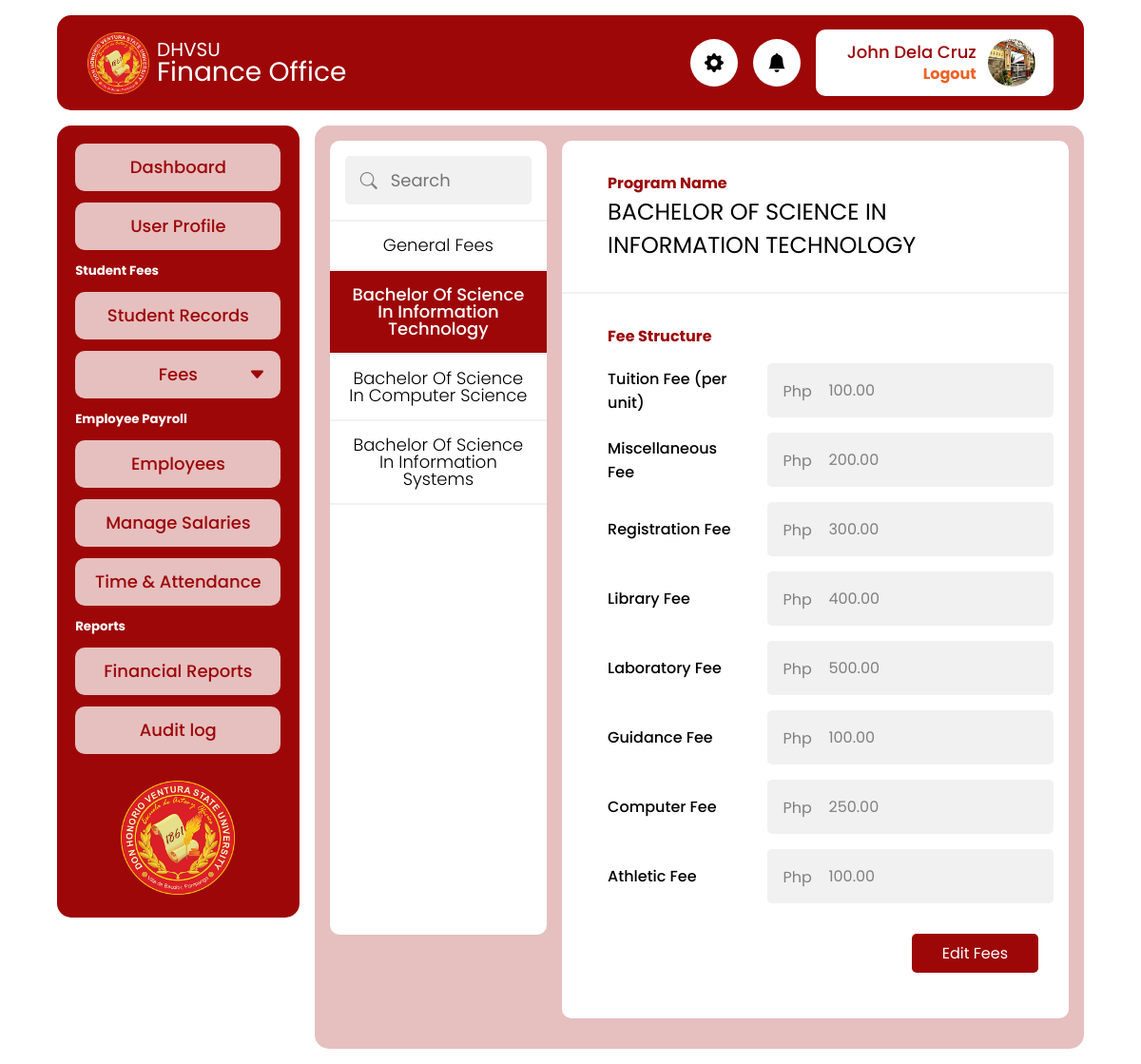
Before: /admin/program_fees.php?id=1 (signed in) with the older database file.
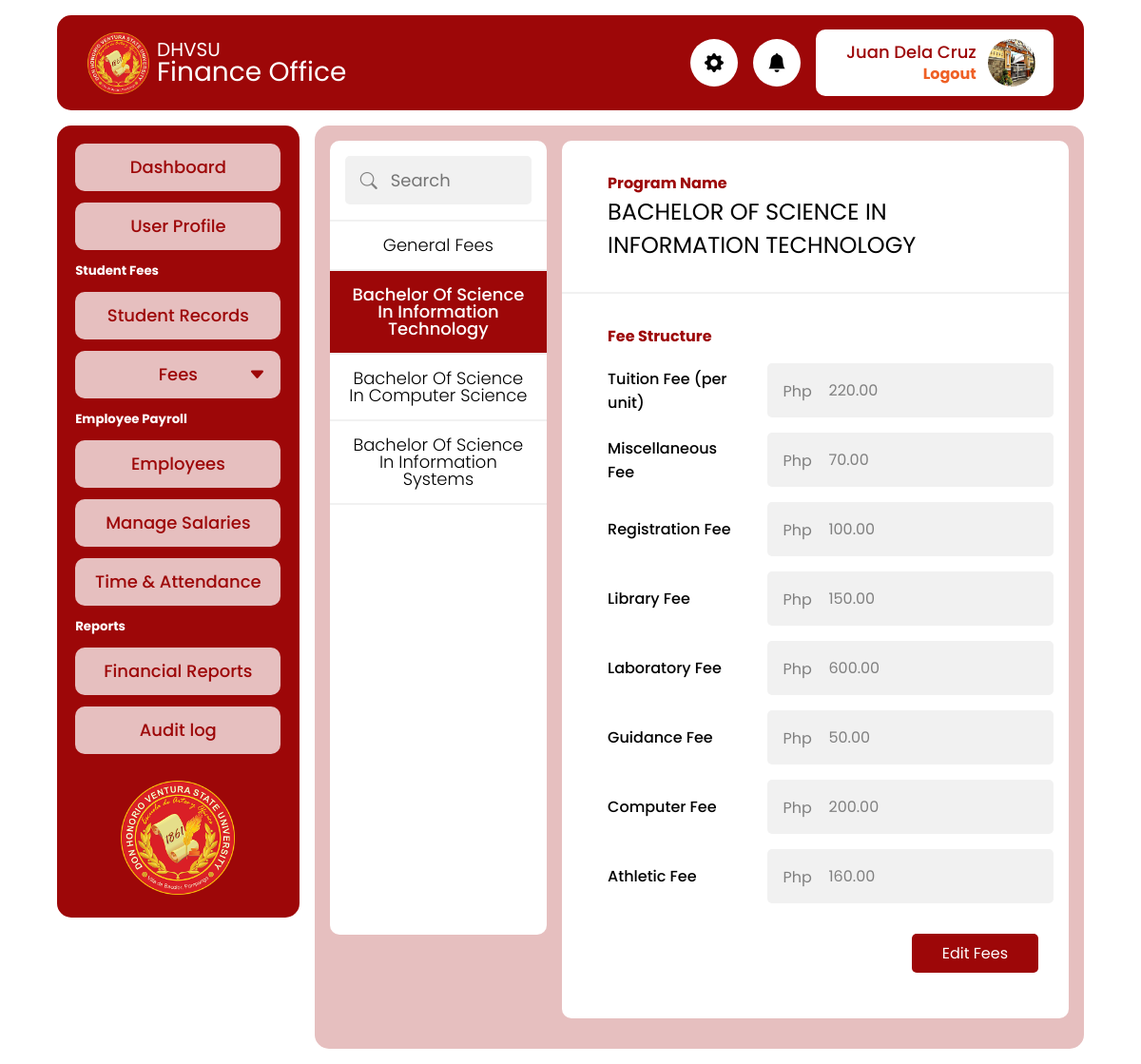
After: the same page with the newer database file.
### tables this page shows
CREATE TABLE `tbl_programs` (
  `id` int(11) NOT NULL,
  `program_name` varchar(255) NOT NULL,
  `program_desc` text NOT NULL,
  `updated_on` datetime NOT NULL DEFAULT current_timestamp() ON UPDATE current_timestamp()
);

CREATE TABLE `tbl_fee_struc` (
  `id` int(11) NOT NULL,
  `program_id` int(11) NOT NULL DEFAULT 0,
  `tuition_fee` decimal(15,2) NOT NULL DEFAULT 0.00,
  `misc_fee` decimal(15,2) NOT NULL DEFAULT 0.00,
  `registration_fee` decimal(15,2) NOT NULL DEFAULT 0.00,
  `library_fee` decimal(15,2) NOT NULL DEFAULT 0.00,
  `laboratory_fee` decimal(15,2) NOT NULL DEFAULT 0.00,
  `guidance_fee` decimal(15,2) NOT NULL DEFAULT 0.00,
  `computer_fee` decimal(15,2) NOT NULL DEFAULT 0.00,
  `athletic_fee` decimal(15,2) NOT NULL DEFAULT 0.00,
  `updated_on` datetime NOT NULL DEFAULT current_timestamp() ON UPDATE current_timestamp()
);

### app/util_func.php (called while the page is built, shortened)
<?php
function fetchAll(string $table, $pdo)
{
  $sql = "SELECT * FROM $table";
  $stmt = $pdo->query($sql);
  return ($stmt->rowCount() > 0) ? $stmt->fetchAll() : null;
}
function fetchItem(string $table, $id, $pdo)
{
  $sql = "SELECT * FROM $table WHERE id = ?";
  $stmt = $pdo->prepare($sql);
  $stmt->execute([$id]);
  return ($stmt->rowCount() > 0) ? $stmt->fetch() : null;
}

### app/fee_func.php (called while the page is built)
<?php
function fetchFeesOnProgram($program_id, $pdo)
{
  $sql = "SELECT * FROM tbl_fee_struc WHERE program_id = ?";
  $stmt = $pdo->prepare($sql);
  $stmt->execute([$program_id]);
  return ($stmt->rowCount() > 0) ? $stmt->fetch() : null;
}

### admin/program_fees.php (the view, shortened to what this page needs)
<?php
require_once './includes/header.php';
require_once '../app/fee_func.php';
$programs = fetchAll('tbl_programs', $pdo);
if (isset($_GET["id"])) {
  $item = fetchItem('tbl_programs', $_GET["id"], $pdo);
  $fees = fetchFeesOnProgram($_GET["id"], $pdo);
}
?>
<main>
  <div class="program-fees">
    <div class="card">
      <div class="card-header">
        <div class="input-with-icon">
          <input type="text" class="input-control search" placeholder="Search" id="program-search">
        </div>
      </div>
      <div class="">
        <ul class="card-list" id="program-list">
          <li>
            <a href="program_fees.php" class="<?php echo (!isset($_GET["id"])) ?  'active' : '' ?>">General Fees</a>
          </li>
          <?php
          foreach ($programs as $program) {
          ?>
            <li><a href='<?= "./program_fees.php?id=" . $program['id'] ?>' class="<?php echo ($_GET["id"] == $program['id']) ?  'active' : '' ?>">
                <?= ucwords(strtolower($program['program_name'])); ?>
              </a></li>
          <?php
          }
          ?>
        </ul>
      </div>
    </div>
    <?php if (isset($_GET["id"])) { ?>
      <div class="card">
        <div class="card-header">
          <div class="program-label">
            <p>Program Name</p>
            <h2><?= $item['program_name'] ?></h2>
          </div>
        </div>
        <div class="card-body">
          <div class="program-label">
            <p>Fee Structure</p>
          </div>
          <form action="../app/fee_update.php" method="post">
            <div class="input-list" id="input-list">
              <div class="fee">
                <label for="">Tuition Fee (per unit)</label>
                <div class="input-with-currency">
                  <div class="currency">Php</div>
                  <input type="number" placeholder="1.00" step="0.01" class="input-control gray" disabled value="<?= $fees['tuition_fee'] ?>" name="tuition_fee">
                </div>
              </div>
              <div class="fee">
                <label for="">Miscellaneous Fee</label>
                <div class="input-with-currency">
                  <div class="currency">Php</div>
                  <input type="number" placeholder="1.00" step="0.01" class="input-control gray" disabled value="<?= $fees['misc_fee'] ?>" name="misc_fee">
                </div>
              </div>
              <div class="fee">
                <label for="">Registration Fee</label>
                <div class="input-with-currency">
                  <div class="currency">Php</div>
                  <input type="number" placeholder="1.00" step="0.01" class="input-control gray" disabled value="<?= $fees['registration_fee'] ?>" name="registration_fee">
                </div>
              </div>
              <div class="fee">
                <label for="">Library Fee</label>
                <div class="input-with-currency">
                  <div class="currency">Php</div>
                  <input type="number" placeholder="1.00" step="0.01" class="input-control gray" disabled value="<?= $fees['library_fee'] ?>" name="library_fee">
                </div>
              </div>
              <div class="fee">
                <label for="">Laboratory Fee</label>
                <div class="input-with-currency">
                  <div class="currency">Php</div>
                  <input type="number" placeholder="1.00" step="0.01" class="input-control gray" disabled value="<?= $fees['laboratory_fee'] ?>" name="laboratory_fee">
                </div>
              </div>
              <div class="fee">
                <label for="">Guidance Fee</label>
                <div class="input-with-currency">
                  <div class="currency">Php</div>
                  <input type="number" placeholder="1.00" step="0.01" class="input-control gray" disabled value="<?= $fees['guidance_fee'] ?>" name="guidance_fee">
                </div>
              </div>
              <div class="fee">
                <label for="">Computer Fee</label>
                <div class="input-with-currency">
                  <div class="currency">Php</div>
                  <input type="number" placeholder="1.00" step="0.01" class="input-control gray" disabled value="<?= $fees['computer_fee'] ?>" name="computer_fee">
                </div>
              </div>
              <div class="fee">
                <label for="">Athletic Fee</label>
                <div class="input-with-currency">
                  <div class="currency">Php</div>
                  <input type="number" placeholder="1.00" step="0.01" class="input-control gray" disabled value="<?= $fees['athletic_fee'] ?>" name="athletic_fee">
                </div>
              </div>
            </div>
            <div class="edit-btn-group">
              <button type="button" class="btn" id="edit-btn">Edit Fees</button>
            </div>
          </form>
        </div>
      </div>
    <?php } ?>
  </div>
</main>
<?php
require_once  './includes/footer.php'
?>

### admin/includes/header.php (shortened to what this page needs)
<?php
require '../config.php';
require '../app/util_func.php';
?>
<!DOCTYPE html>
<html lang="en">
<head>
  <link rel="stylesheet" href="../css/style.css">
  <link rel="stylesheet" href="https://cdn.jsdelivr.net/npm/bootstrap-icons@1.10.3/font/bootstrap-icons.css">
</head>
<body>
  <header class="header">
    <a href="" class="brand">
      <img src="../icon.png" alt="" class="logo">
      <div class="site-name">
        <p class="school">DHVSU</p>
        <p class="office">Finance Office</p>
      </div>
    </a>
    <div class="header-icon">
      <i class="bi bi-gear-fill"></i>
    </div>
    <div class="header-icon">
      <i class="bi bi-bell-fill"></i>
    </div>
    <div class="header-user">
      <div class="user-account">
        <a href="profile.php" class="username">
          <p><?= $_SESSION["user"]["first_name"] . " " . $_SESSION["user"]["last_name"] ?></p>
        </a>
        <a href="./logout.php" class="logout">Logout</a>
      </div>
      <img srcset="<?= $_SESSION["user"]["profile_photo"] ?>" src="../assets/profile-placeholder.jpg" alt="" class="display-photo">
    </div>
  </header>
  <div class="container">
    <div class="sidebar">
      <ul>
        <li>
          <a class="nav-link" href="dashboard.php">
            Dashboard
          </a>
        </li>
        <li>
          <a class="nav-link" href="profile.php">
            User Profile
          </a>
        </li>
      </ul>
      <h5>Student Fees</h5>
      <ul>
        <li>
          <a class="nav-link" href="students.php">
            Student Records
          </a>
        </li>
        <li>
          <button type="button" class="nav-menu-btn" href="">
            <i class="bi bi-caret-down-fill"></i>Fees
          </button>
        </li>
      </ul>
      <h5>Employee Payroll</h5>
      <ul>
        <li>
          <a class="nav-link" href="">
            Employees
          </a>
        </li>
        <li>
          <a class="nav-link" href="">
            Manage Salaries
          </a>
        </li>
        <li>
          <a class="nav-link" href="">
            Time & Attendance
          </a>
        </li>
      </ul>
      <h5>Reports</h5>
      <ul>
        <li>
          <a class="nav-link" href="">
            Financial Reports
          </a>
        </li>
        <li>
          <a class="nav-link" href="">
            Audit log
          </a>
        </li>
      </ul>
      <img src="../icon.png" class="logo" alt="">
    </div>

### admin/includes/footer.php
</div>
</body>
</html>

Changed rows visible on the page:
changed tbl_fee_struc: tuition_fee "100.00" → "220.00"; misc_fee "200.00" → "70.00"; registration_fee "300.00" → "100.00"; library_fee "400.00" → "150.00"; laboratory_fee "500.00" → "600.00"; guidance_fee "100.00" → "50.00"; computer_fee "250.00" → "200.00"; athletic_fee "100.00" → "160.00"
Other visible differences:
$_SESSION["user"]["first_name"]: "John" → "Juan"
